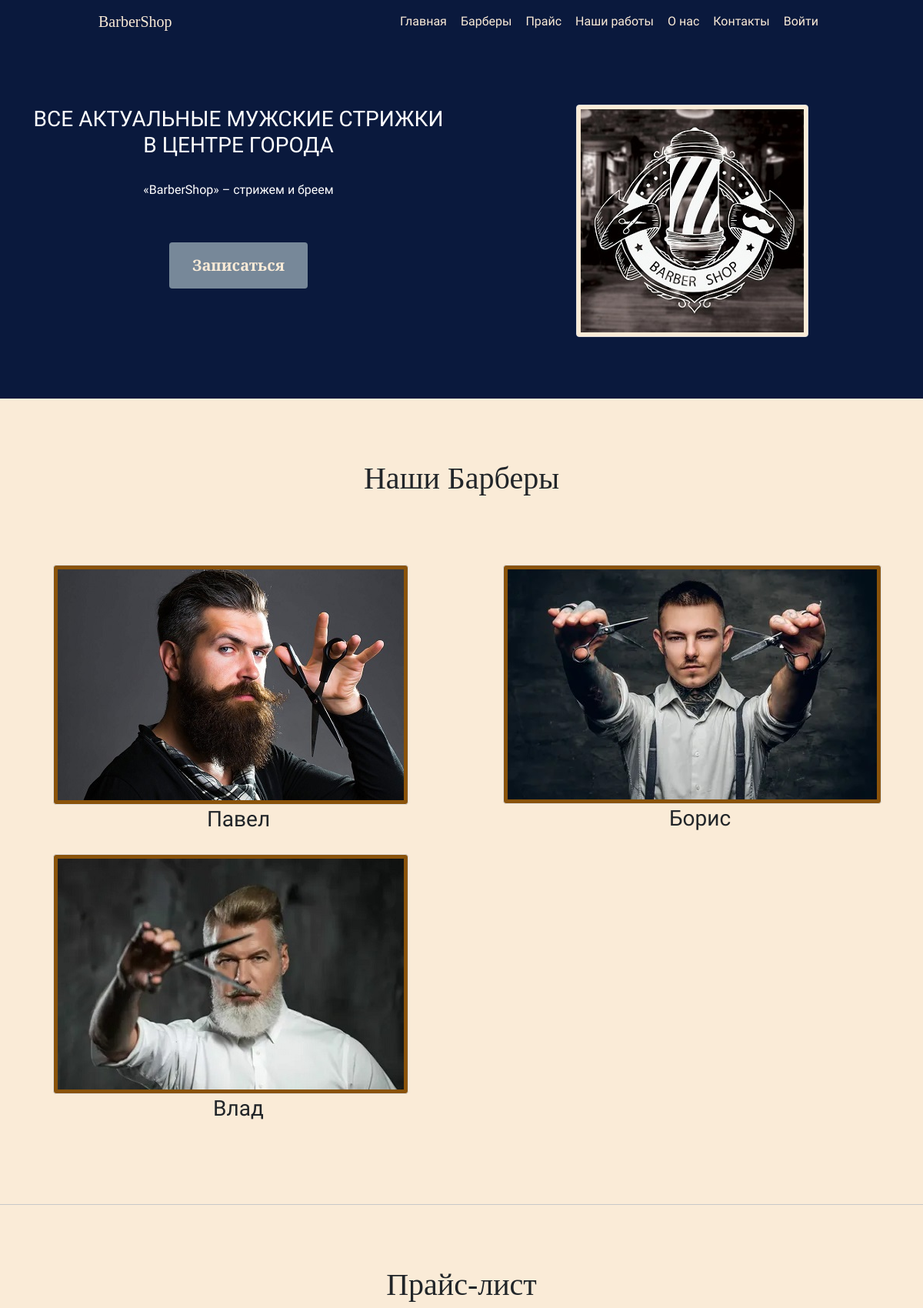
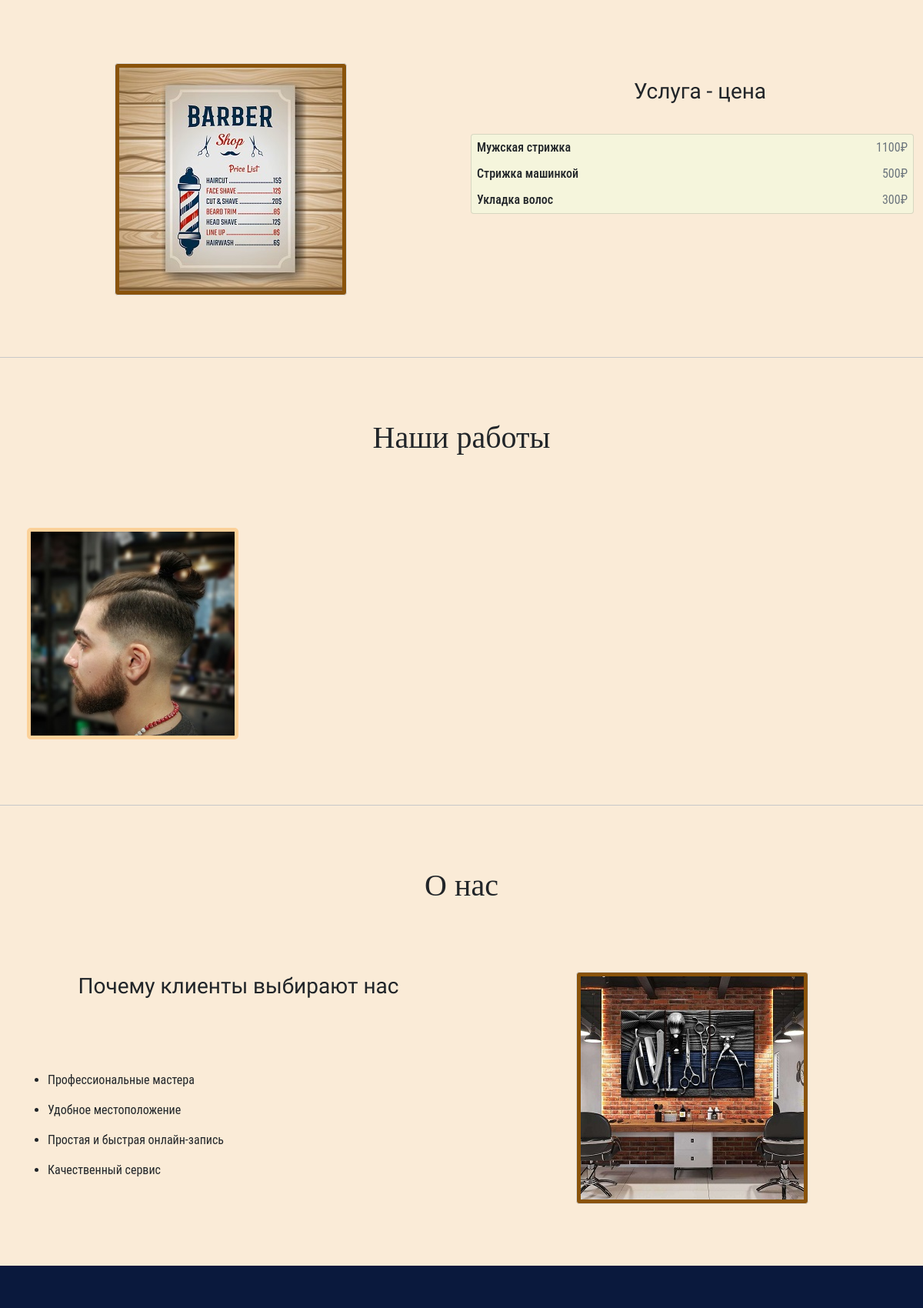
The page / (upper part) on the database its author committed (2 pictures, top to bottom).
### barbershop/models.py (models this page shows, shortened)
class Barbers(models.Model):
    barber_name = models.CharField(max_length=20, db_index=True, verbose_name="Имя")
    barber_image = models.ImageField(upload_to='barbers/images/')
    created = models.DateTimeField(auto_now_add=True, verbose_name="Был добавлен")
    class Meta:
        verbose_name = 'Барбера'
        verbose_name_plural = 'Барберы'
        ordering = ['-created']

class Price(models.Model):
    service = models.CharField(max_length=100, db_index=True, verbose_name="Название услуги")
    price = models.IntegerField(default=0, null=True, blank=True, verbose_name="Цена")
    class Meta:
        verbose_name = 'Стрижка'
        verbose_name_plural = 'Прайс-лист'
        ordering = ['-price']

class Portfolio(models.Model):
    image_small = models.ImageField(upload_to='portfolio/images/', blank=True, null=True, verbose_name="Фото маленькое")
    image_big = models.ImageField(upload_to='portfolio/images/', blank=True, null=True, verbose_name="Фото большое")
    end_photo_title = models.CharField(max_length=200, blank=True, null=True, verbose_name="Название большого фото")
    barber = models.ForeignKey(Barbers, on_delete=models.SET_NULL, blank=True, null=True, verbose_name="Барбер")
    class Meta:
        verbose_name = 'Портфолио'
        verbose_name_plural = 'Портфолио'

### barbershop/views.py (the view)
# urls.py: path('', views.barbershop, name='barbershop')
def barbershop(request):
    barbers = Barbers.objects.all()
    price_list = Price.objects.all()
    portfolio = Portfolio.objects.all()
    dict_obj = {
        'barbers': barbers,
        'price_list': price_list,
        'portfolio': portfolio
    }
    return render(request, 'barbershop/barbershop.html', dict_obj)

### barbershop/templates/barbershop/barbershop.html
{% extends 'barbershop/base.html' %}
{% load static %}
{% block content %}
<section id="barbers">
    <h1 class="text-center">Наши Барберы</h1>
    <div class="container-fluid" id="service-container">
        <div class="row" id="banner-row">
            {% for barber in barbers %}
            <div class="col-lg-6 col-md-12" id="barber-title">
                <img
                src="{{ barber.barber_image.url }}"
                class="img-fluid rounded mx-auto d-block"
                alt="Барбер"
                />
                <h3>{{ barber.barber_name }}</h3>
            </div>
            {% endfor %}
        </div>
    </div>
</section>
<hr id="hr"/>
<section id="price">
    <h1 class="text-center">Прайс-лист</h1>
    <div class="container-fluid" id="product-container">
      <div class="row" id="banner-row">
        <div class="col-md-6" id="about-col">
          <img
            class="img-responsive rounded mx-auto d-block"
            src="../../static/barbershop/price.jpg"
            alt="Прайс-лист"
          />
        </div>
        <div class="col-lg-6 col-md-12" id="product-col2">
          <h3>Услуга - цена</h3>
          <ul class="list-group">
            {% for service in price_list %}
            <li class="list-group-item d-flex justify-content-between lh-sm">
              <div>
                <h6 class="my-0">{{ service.service }}</h6>
              </div>
              <span class="text-muted">{{ service.price }}₽</span>
            </li>
            {% endfor %}
           </ul>
        </div>
      </div>
    </div>
</section>
<hr id="hr"/>
<section id="portfolio">
    <div class="container">
        <h1 class="text-center">Наши работы</h1>
        <div class="row">
            {% for port in portfolio %}
            <div class="col-lg-3 col-md-4 col-6 thumb">
                <a data-fancybox="gallery" href="../../../media/portfolio/images/{{port.end_photo_title}}.jpg">
                    <img class="img-fluid" src="{{ port.image_small.url }}" alt="Portfolio">
                </a>
            </div>
            {% endfor %}
        </div>
    </div>
</section>
<hr id="hr"/>
<section id="about">
    <h1 class="text-center">О нас</h1>
    <div class="container-fluid" id="about-container">
      <div class="row" id="banner-row">
        <div class="col-md-6" id="about-col">
          <h3>Почему клиенты выбирают нас</h3>
          <ul>
            <li>
                Профессиональные мастера
            </li>
            <li>
                Удобное местоположение
            </li>
            <li>
                Простая и быстрая онлайн-запись
            </li>
            <li>
                Качественный сервис
            </li>
          </ul>
        </div>
        <div class="col-md-6" id="about-col-image">
          <img
            class="img-responsive rounded mx-auto d-block"
            src="../../static/barbershop/salon2.jpg"
            alt="Salon"
          />
        </div>
      </div>
    </div>
</section>
{% endblock %}

### barbershop/templates/barbershop/base.html (shortened to what this page needs)
{% load static %}
<!DOCTYPE html>
<html lang="en">
<head>
    <link rel="stylesheet" href="https://maxcdn.bootstrapcdn.com/bootstrap/4.0.0/css/bootstrap.min.css">
    <link href="https://cdn.jsdelivr.net/npm/bootstrap@5.0.2/dist/css/bootstrap.min.css" rel="stylesheet">
    <link rel="stylesheet" href="../../static/css/jquery.fancybox.min.css">
    <link rel="stylesheet" href="{% static 'css/style.css' %}">
</head>
<body>
{% include 'barbershop/navbar.html' %}
    {% block content %}
    {% endblock %}
{% include 'barbershop/footer.html' %}
</body>
</html>

### barbershop/templates/barbershop/navbar.html (shortened to what this page needs)
{% load static %}
<section id="navbar">
    <nav class="navbar navbar-expand-lg navbar-light">
      <div class="container-fluid">
        <a class="navbar-brand" href="">
            BarberShop
          </a>
        <div class="collapse navbar-collapse"
             id="navbarSupportedContent">
          <ul class="navbar-nav m-auto">
            <li class="nav-item">
              <a class="nav-link active"
                 aria-current="page"
                 href="{% url 'barbershop:barbershop' %}">Главная</a>
            </li>
            <li class="nav-item">
              <a class="nav-link"
                 href="#barbers">Барберы</a>
            </li>
            <li class="nav-item">
              <a class="nav-link"
                 href="#price">Прайс</a>
            </li>
            <li class="nav-item">
              <a class="nav-link"
                 href="#portfolio">Наши работы</a>
            </li>
            <li class="nav-item">
                <a class="nav-link"
                   href="#about">О нас</a>
              </li>
            <li class="nav-item">
                <a class="nav-link"
                   href="#footer">Контакты</a>
              </li>
              {% if request.user.is_authenticated %}
              <li class="nav-item">
                <a class="nav-link"
                   href="{% url 'user_account' %}">Аккаунт</a>
              </li>
              <li class="nav-item">
                <a class="nav-link"
                   href="{% url 'logout' %}">Выйти</a>
              </li>
              {% else %}
              <li class="nav-item">
                <a class="nav-link"
                   href="{% url 'login' %}">Войти</a>
              </li>
              {% endif %}
          </ul>
        </div>
      </div>
    </nav>
</section>
<section id="banner">
    <div class="container-fluid" id="banner-container">
        <div class="row" id="banner-row">
        <div class="col-md-6" id="banner-col">
            <h3>
                ВСЕ АКТУАЛЬНЫЕ МУЖСКИЕ СТРИЖКИ В ЦЕНТРЕ ГОРОДА
            </h3>
            <p>
                «BarberShop» – стрижем и бреем
            </p>
            <div class="d-grid gap-2 d-md-flex justify-content-center">
            <a class="btn btn-primary"
                href="{% url 'appointment:appointment' %}"
                role="button">Записаться</a>
            </div>
        </div>
        <div class="col-md-6" id="banner-col2">
            <img
            class="img-responsive rounded mx-auto d-block"
            src="../../static/barbershop/logo.jpg"
            alt="логотип BarberShop"
            />
        </div>
        </div>
    </div>
    </section>

### barbershop/templates/barbershop/footer.html (shortened to what this page needs)
{% load static %}
<section id="footer">
    <section id="banner">
      <div class="container-fluid" id="banner-container">
      </div>
    </section>
</section>

### barbershop/static/css/style.css (style rules this page uses)
* { margin: 0; padding: 0; font-family: 'Roboto Condensed', sans-serif; }
h1 { padding: 80px 0; font-family: 'Playfair Display SC', serif; }
h3 { font-family: 'Arimo', sans-serif; }
hr { margin: 0; }
#barbers, #price, #portfolio, #about { padding-bottom: 80px; background-color: AntiqueWhite; }
.navbar-nav { margin-right: 0 !important; padding-right: 100px; }
.navbar { background-color: #0a193d; color: white !important; }
.nav-item a { font-family: 'Arimo', sans-serif; color: AntiqueWhite !important; }
.nav-item { padding-left: 2px; }
.navbar-brand { font-family: 'Playfair Display SC', serif; color: AntiqueWhite !important; padding-left: 100px; }
#banner-col p { font-family: 'Arimo', sans-serif; }
#banner #banner-col2 img { background-color: AntiqueWhite; }
#banner-container { background-color: #0a193d; color: white !important; padding-top: 80px; padding-bottom: 80px; }
#banner-container a { margin-bottom: 40px; }
#banner-container a.btn.btn-primary { font-family: 'Playfair Display SC', serif; padding: 15px 30px; font-size: 20px; font-weight:bold; }
#banner-col h3 { padding-left: 20px; }
#banner-row img { border-radius: 5px; background-color: rgb(138, 83, 10); border: 1px solid #ddd; padding: 5px; }
#banner-row h3, p { padding-left: 20px; padding-top: 2px; padding-bottom: 20px; text-align: center; }
#banner-row a { background-color: LightSlateGray !important; color: AntiqueWhite !important; border: none; margin-left: 20px; margin-top: 20px; }
#product-col2 ul { list-style-type: none; padding-top: 10px; height: 200px; overflow-y: scroll; }
#product-col2 ul li { padding: 7px; }
#price h3 { padding-top: 20px; }
.list-group li { background-color: Beige; }
.thumb img { -webkit-filter: grayscale(0); filter: none; border-radius: 5px; background-color: rgb(252, 209, 153); padding: 5px; }
.thumb { padding: 5px; }
#about-col ul { padding-top: 50px; padding-left: 50px; }
#about-col ul li { padding-top: 15px; }

### rows shown on the page
Barbers: barber_image (picture), barber_name "Павел"
Barbers: barber_image (picture), barber_name "Борис"
Barbers: barber_image (picture), barber_name "Влад"
Price: service "Мужская стрижка", price "1100"
Price: service "Стрижка машинкой", price "500"
Price: service "Укладка волос", price "300"
Portfolio: image_small (picture)
